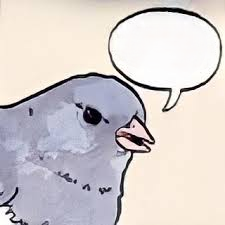
#> input picture images/baseimg.png, 225 x 225 px; its folder holds only this picture in this run
$ python ovtorect.py
#> lines starting #> are read from the running program, lines starting #| are printed output that depends on the picture
from math import sqrt
import cv2
import numpy as np
from PIL import Image, ImageGrab, ImageFont, ImageDraw
import os

def imageLoad(name):
#> called with name = 'baseimg'
    imagename = name + ".png"
    imagepath = os.path.join("images", imagename)
    image = Image.open(imagepath)
#> image is the input picture: PIL image 225x225 RGBA; mean R, G, B, A 212.1, 205.5, 205.7, 255
    return image

textbox = 0
baseimg = imageLoad("baseimg")
mid = (168, 54)
a, b = 55, 36
outputimg = baseimg.copy()
draw = ImageDraw.Draw(outputimg)
font_path = os.path.join("font", "malgunbd.ttf")
text = input()
text_size = 1
font_size = 255

while textbox <= text_size * 1.33:
    font = ImageFont.truetype(font_path, font_size / 1.33)
    bbox = draw.textbbox((0, 0), text, font=font)
    text_size = (bbox[2] - bbox[0])
    rect = []
    n = int(2 * b / font_size)
    n -= (n+1) % 2
    for i in range(0, n, 2):
            y = i * font_size / 2
            l = sqrt(1 - ((y + font_size/2) / b) ** 2) * a - a*(a/b)/10
            y, l = int(y), int(l)
            if 1.8 * l >= font_size:
                rect.append((y, l))
                if y == 0: continue
                rect.append((-y, l))
    textbox = 2 * sum(yl[1] for yl in rect)
    font_size = int(0.95 * font_size)
    print(font_size, textbox, text_size)
#> this loop made 30 passes
#| 242 0 0
#| 229 0 0
#| 217 0 0
#| 206 0 0
#| 195 0 0
#| 185 0 0
#| 175 0 0
#| 166 0 0
#> (further printed lines are left out)

rect = sorted(rect, key=lambda x: x[0])
#> rect = [(0, 30)]
print(rect)
#| [(0, 30)]

for y, l in rect:
    position = (mid[0] - l, mid[1] + y - font_size)
    bbox = draw.textbbox((0, 0), text, font=font)
    text_size = (bbox[2] - bbox[0])
    prt = len(text)
    while text_size > 2 * l:
        bbox = draw.textbbox((0, 0), text[:prt], font=font)
        text_size = (bbox[2] - bbox[0])
        prt -= 1
    draw.text(position, text[:prt], fill="black", font=font)
    text = text[prt:]
#> this loop made 1 pass
#> (y, l, position, text) on pass 1: (0, 30, (138, 6), '')

output_path = os.path.join("images", 'output_image.png')
outputimg.save(output_path)
'''
position = (164, 50)
draw.text(position, text, fill="black", font=font)

output_path = os.path.join("images", 'output_image.png')
outputimg.save(output_path)
'''


img = np.zeros((225, 225, 3))

for y, l in rect:
    print(y, l)
    cv2.rectangle(img, (164 - l, y + 50 + font_size//2), (164 + l, y + 50 - font_size//2), (0, 0, 255), 1)
#> this loop made 1 pass
#| 0 30
cv2.ellipse(img, (164, 50), (a, b), 0, 0, 360, (0, 0, 255), 1)
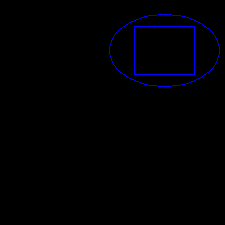
#> img: shape (225, 225, 3) float64; mean of channels 0, 1, 2 0, 0, 2.4; drawn as R, G, B
cv2.imshow('image', img)
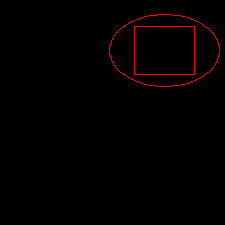
#> window 'image': shape (225, 225, 3); mean B, G, R 0, 0, 2.4
cv2.waitKey(0)
cv2.destroyAllWindows()
